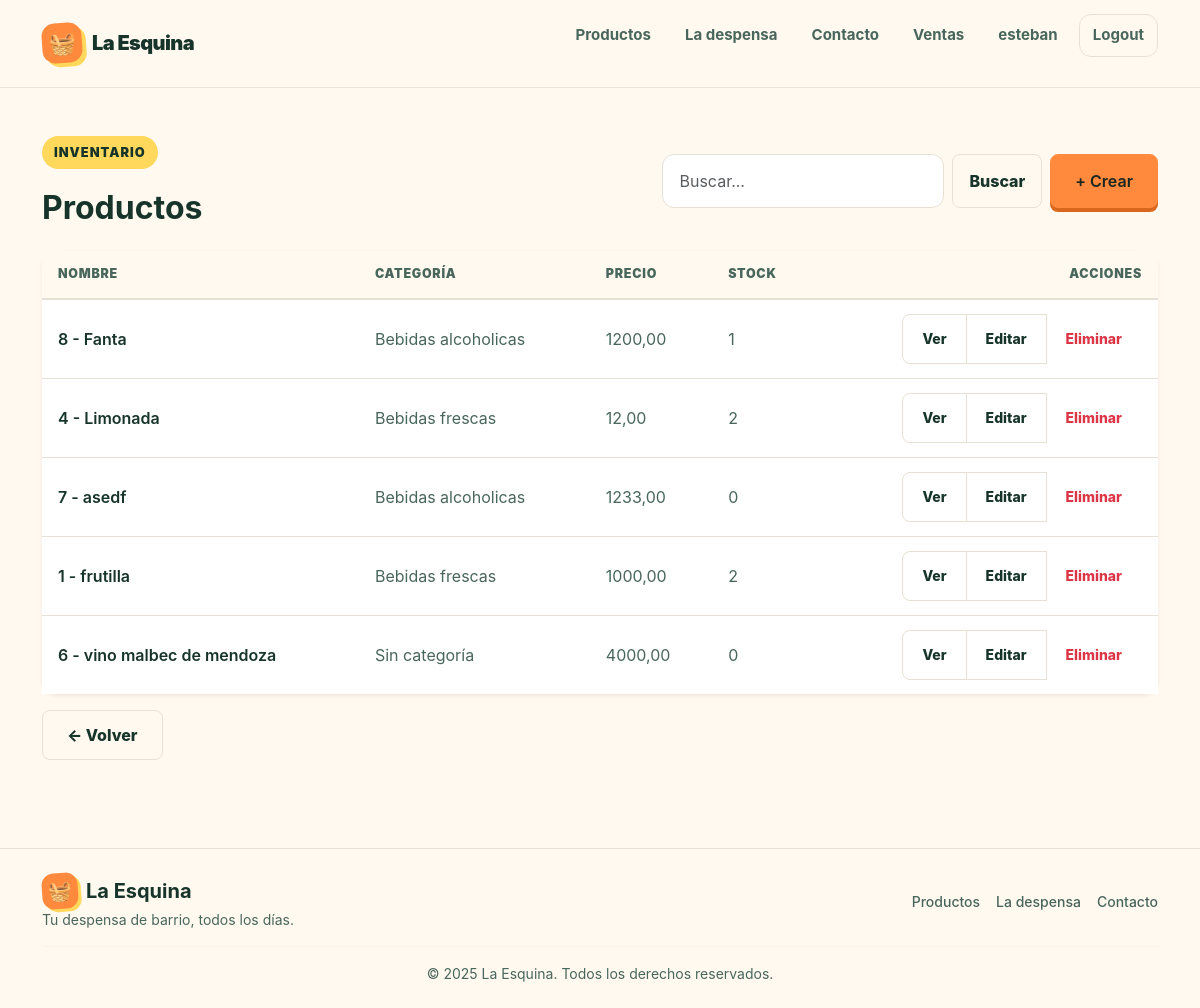
The app's page /producto/producto/list (signed in) with its own data.
### producto/models.py (models this page shows, shortened)
class Producto(models.Model):
    categoria = models.ForeignKey(
        Categoria,
        on_delete=models.SET_NULL,
        null=True,
        blank=True,
        verbose_name="categoría",
        related_name="productos",
    )
    nombre = models.CharField()
    descripcion = models.TextField(
        blank=True, db_default="", verbose_name="descripción"
    )
    precio = models.DecimalField(max_digits=10, decimal_places=2)
    stock = models.PositiveIntegerField(db_default=0)
    class Meta:
        verbose_name = "Producto"
        verbose_name_plural = "Productos"
        ordering = ("nombre",)
        indexes = [  # noqa: RUF012
            models.Index(fields=["nombre"], name="idx_producto_nombre"),
        ]
        constraints = (
            models.UniqueConstraint(
                fields=["categoria", "nombre"], name="unique_categoria_producto"
            ),
            models.CheckConstraint(
                condition=Q(precio__gte=0), name="check_precio_mayor_a_cero"
            ),
        )

class Categoria(models.Model):
    nombre = models.CharField(max_length=100, unique=True)
    descripcion = models.TextField(
        blank=True, db_default="", verbose_name="descripción"
    )
    class Meta:
        verbose_name = "Categoría de Productos"
        verbose_name_plural = "Categorías de Productos"
        ordering = ("nombre",)
    def __str__(self):
        return self.nombre

### producto/views/productos.py (the view)
# urls.py: path("producto/list", productos.ProductoList.as_view(), name="producto_list"),
class ProductoList(LoginRequiredMixin, ListView):
    model = Producto
    def get_queryset(self) -> QuerySet:
        busqueda = self.request.GET.get("busqueda", "").strip()
        if busqueda:
            return Producto.objects.filter(nombre__icontains=busqueda)
        else:
            return Producto.objects.all()

### producto/templates/producto/producto_list.html
{% extends "core/base.html" %}
{% block contenido %}
<div class="container py-5">
    <div class="d-flex flex-wrap align-items-center justify-content-between gap-3 mb-4">
        <div>
            <div class="eyebrow">Inventario</div>
            <h1 class="h2 fw-bold mb-0" style="color: var(--ink);">Productos</h1>
        </div>
        <div class="d-flex flex-wrap gap-2">
            <form method="get" class="d-flex gap-2" role="search">
                <input class="form-control" type="search" name="busqueda" placeholder="Buscar..." aria-label="Buscar" />
                <button class="btn btn-outline-secondary rounded-3 px-3" type="submit" style="border-color: var(--line); color: var(--ink);">Buscar</button>
            </form>
            <a href="{% url 'producto:producto_create' %}" class="btn btn-primary rounded-3 px-4 fw-semibold">+ Crear</a>
        </div>
    </div>
    <div class="card border-0 rounded-4 shadow-sm">
        <div class="card-body p-0">
            <div class="table-responsive">
                <table class="table table-hover align-middle mb-0 data-table">
                    <thead>
                        <tr>
                            <th scope="col">Nombre</th>
                            <th scope="col">Categoría</th>
                            <th scope="col">Precio</th>
                            <th scope="col">Stock</th>
                            <th scope="col" class="text-end">Acciones</th>
                        </tr>
                    </thead>
                    <tbody>
                        {% for producto in object_list %}
                            <tr>
                                <td class="fw-semibold" style="color: var(--ink);">{{ producto.id }} - {{ producto.nombre }}</td>
                                <td>{{ producto.categoria|default:"Sin categoría" }}</td>
                                <td>{{ producto.precio }}</td>
                                <td>{{ producto.stock }}</td>
                                <td class="text-end">
                                    <div class="btn-group btn-group-sm">
                                        <a href="{% url 'producto:producto_detail' producto.id %}" class="btn btn-outline-secondary rounded-start-3" style="border-color: var(--line); color: var(--ink);">Ver</a>
                                        <a href="{% url 'producto:producto_update' producto.id %}" class="btn btn-outline-secondary" style="border-color: var(--line); color: var(--ink);">Editar</a>
                                        <a href="{% url 'producto:producto_delete' producto.id %}" class="btn btn-outline-danger rounded-end-3">Eliminar</a>
                                    </div>
                                </td>
                            </tr>
                        {% empty %}
                            <tr>
                                <td colspan="5" class="text-center py-4" style="color: var(--ink-soft);">No hay productos registrados.</td>
                            </tr>
                        {% endfor %}
                    </tbody>
                </table>
            </div>
        </div>
    </div>
    <div class="mt-3">
        <a href="{% url 'producto:home' %}" class="btn btn-outline-secondary rounded-3 px-4" style="border-color: var(--line); color: var(--ink);">← Volver</a>
    </div>
</div>
{% endblock contenido %}

### core/templates/core/components/navbar.html (shortened to what this page needs)
<header class="nav-wrap">
    <div class="container">
        <nav aria-label="Navegación principal">
            <a class="brand" href="#inicio" aria-label="La Esquina, inicio">
                <span class="brand-mark">🧺</span>
                <span>La Esquina</span>
            </a>
            <ul class="nav-links">
                <li><a href="#productos">Productos</a></li>
                <li><a href="#por-que">La despensa</a></li>
                <li><a href="#contacto">Contacto</a></li>
                {% if user.is_authenticated %}
                    <li><a href="{% url 'producto:home' %}">Ventas</a></li>
                    <li><a href="#">{{ user.username }}</a></li>
                    <li>
                        <form action="{% url 'core:logout' %}" method="post">
                            <button class="nav-logout" type="submit">Logout</button>
                        </form>
                    </li>
                {% else %}
                    <li><a class="nav-login" href="{% url 'core:login' %}">Acceder</a></li>
                {% endif %}
            </ul>
        </nav>
    </div>
</header>

### core/static/core/style.css (style rules this page uses)
:root { --ink: #17342b; --ink-soft: #49665c; --cream: #fff9ef; --paper: #ffffff; --mint: #dff4e8; --mint-strong: #1d7a58; --orange: #ff8a3d; --orange-dark: #d9681e; --yellow: #ffd85c; --pink: #ffd7df; --line: #e7e1d5; --shadow: 0 18px 45px rgba(23, 52, 43, 0.1); --radius-lg: 30px; --radius-md: 20px; --radius-sm: 14px; --max: 1180px; }
* { box-sizing: border-box; margin: 0; padding: 0; }
html { scroll-behavior: smooth; }
body { font-family: Inter, ui-sans-serif, system-ui, -apple-system, BlinkMacSystemFont, "Segoe UI", sans-serif; color: var(--ink); background: var(--cream); line-height: 1.5; }
a { color: inherit; text-decoration: none; }
button, a { -webkit-tap-highlight-color: transparent; }
.container { width: min(calc(100% - 40px), var(--max)); margin-inline: auto; }
.nav-wrap { position: sticky; top: 0; z-index: 20; padding: 14px 0; background: rgba(255, 249, 239, 0.88); backdrop-filter: blur(14px); border-bottom: 1px solid rgba(231, 225, 213, 0.85); }
nav { display: flex; align-items: center; justify-content: space-between; gap: 20px; }
.brand { display: inline-flex; align-items: center; gap: 10px; font-weight: 900; font-size: 1.25rem; letter-spacing: -0.03em; }
.brand-mark { width: 40px; height: 40px; display: grid; place-items: center; border-radius: 13px; background: var(--orange); transform: rotate(-4deg); box-shadow: 4px 4px 0 var(--yellow); font-size: 1.35rem; }
.nav-links { display: flex; align-items: center; gap: 8px; list-style: none; }
.nav-links a { display: inline-flex; align-items: center; justify-content: center; padding: 10px 13px; border-radius: 12px; color: var(--ink-soft); font-weight: 700; font-size: 0.94rem; transition: 0.2s ease; }
.nav-links form { display: inline-flex; }
.nav-logout { display: inline-flex; align-items: center; justify-content: center; padding: 9px 13px; border: 1px solid var(--line); border-radius: 12px; background: transparent; color: var(--ink-soft); font-family: inherit; font-weight: 700; font-size: 0.94rem; cursor: pointer; transition: 0.2s ease; }
.eyebrow { display: inline-flex; align-items: center; gap: 8px; padding: 7px 12px; border-radius: 999px; background: var(--yellow); font-size: 0.8rem; font-weight: 900; text-transform: uppercase; letter-spacing: 0.08em; margin-bottom: 20px; }
.btn { display: inline-flex; align-items: center; justify-content: center; min-height: 50px; padding: 12px 19px; border-radius: 15px; font-weight: 800; border: 1px solid transparent; transition: transform 0.2s ease, box-shadow 0.2s ease, background 0.2s ease; }
.btn-primary { background: var(--orange); color: #1a261f; box-shadow: 0 8px 0 #d66d29; }
.form-control, .form-select { border: 1px solid var(--line); border-radius: 12px; padding: 14px 16px; font-size: 1rem; color: var(--ink); background: var(--paper); transition: border-color 0.2s ease, box-shadow 0.2s ease; }
.btn-primary { background: var(--orange) !important; border-color: var(--orange) !important; color: #1a261f !important; box-shadow: 0 4px 0 var(--orange-dark); }
.btn-outline-secondary { border-color: var(--line) !important; color: var(--ink) !important; }
.card { border: 1px solid var(--line); box-shadow: var(--shadow); }
.data-table thead th { background: var(--cream); color: var(--ink-soft); font-size: 0.78rem; font-weight: 900; text-transform: uppercase; letter-spacing: 0.06em; border-bottom: 2px solid var(--line); padding: 14px 16px; white-space: nowrap; }
.data-table tbody td { padding: 14px 16px; color: var(--ink-soft); border-color: var(--line); }
.data-table tbody tr:last-child td { border-bottom: 0; }

### records on screen
Producto: id "8", nombre "Fanta", categoria "Bebidas alcoholicas", precio "1200,00", stock "1"
Producto: id "4", nombre "Limonada", categoria "Bebidas frescas", precio "12,00", stock "2"
Producto: id "7", nombre "asedf", categoria "Bebidas alcoholicas", precio "1233,00", stock "0"
Producto: id "1", nombre "frutilla", categoria "Bebidas frescas", precio "1000,00", stock "2"
Producto: id "6", nombre "vino malbec de mendoza", categoria "Sin categoría", precio "4000,00", stock "0"

### other values on screen
{{ user.username }} "esteban"
